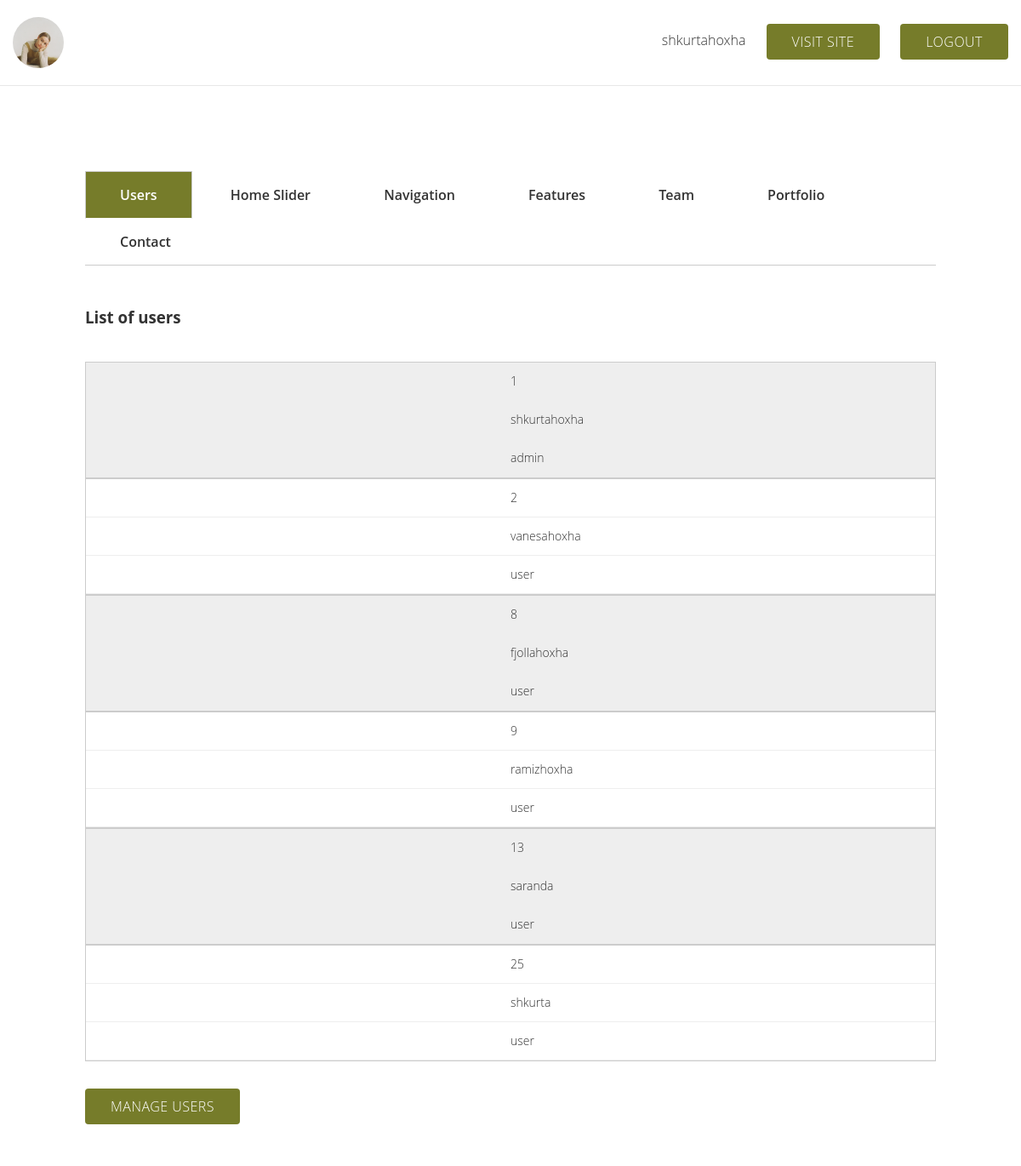
/dashboard.php (signed in), run on the app's committed database.
### tables this page shows
CREATE TABLE `users` (
  `id` int(11) NOT NULL,
  `username` varchar(50) NOT NULL,
  `password` varchar(255) NOT NULL,
  `role` enum('user','admin') NOT NULL,
  `created_at` datetime DEFAULT CURRENT_TIMESTAMP
);

### db/Dbconnect.php (called while the page is built)
<?php
class Dbconnect
{
    private $_localhost = 'localhost';
    private $_user = 'root';
    private $_password = '*Shkurta123*';
    private $_dbname = 'photography';
    protected $connection;
    public function __construct()
    {
        if (!isset($this->connection)) {
            $this->connection = new mysqli($this->_localhost, $this->_user, $this->_password, $this->_dbname);
        }
        else{
            echo "connection failed";
        }
        return $this->connection;
    }
}

### Crud.php (called while the page is built, shortened)
<?php
include_once('db/Dbconnect.php');
class Crud extends Dbconnect
{
    public function selectalldata($table)
    {
        $select = "SELECT * FROM $table";
        $select1 = $this->connection->query($select);
        return $select1;
    }
}
?>

### php/members.php (shortened to what this page needs)
<?php
if (isset($_SESSION['username']) && isset($_SESSION['id'])) {
    $crud= new crud();
    $result = $crud->selectalldata("users");
} else {
    header("Location: index.php");
} ?>
<?php if (mysqli_num_rows($result) > 0) { ?>
    <h1 class="display-4 fs-1">List of users</h1>
    <table class="table table-striped">
        <tbody>
        <?php
        while ($rows = mysqli_fetch_assoc($result)) { ?>
            <tr>
                <td><?= $rows['id'] ?></td>
                <td><?= $rows['username'] ?></td>
                <td><?= $rows['role'] ?></td>
            </tr>
            <?php $i++;
        } ?>
        </tbody>
    </table>
    <a href="users-list.php" class="btn">Manage users</a>
<?php } ?>

### assets/css/style.css (style rules this page uses)
body { margin: 0; font-family: 'Literata', serif; overflow-x: hidden; }
.btn { padding: 10px 30px; vertical-align: middle; background: #767c2a; color: white; text-decoration: none; border-radius: 4px; letter-spacing: 0.5px; transition: 0.3s ease-in; text-transform: uppercase; cursor: pointer; }
table { width: 750px; border-collapse: collapse; margin: 40px 0; }
tr:nth-of-type(odd) { background: #eee; }
td, th { padding: 10px; border: 1px solid #ccc; text-align: left; font-size: 16px; }
td { font-size: 14px; }
@media only screen and (max-width: 760px),
(min-device-width: 768px) and (max-device-width: 1024px) { table { width: 100%; } }
@media only screen and (max-width: 760px),
(min-device-width: 768px) and (max-device-width: 1024px) { table, thead, tbody, th, td, tr { display: block; } }
@media only screen and (max-width: 760px),
(min-device-width: 768px) and (max-device-width: 1024px) { tr { border: 1px solid #ccc; } }
@media only screen and (max-width: 760px),
(min-device-width: 768px) and (max-device-width: 1024px) { td { border: none; border-bottom: 1px solid #eee; position: relative; padding-left: 50%; } }
@media only screen and (max-width: 760px),
(min-device-width: 768px) and (max-device-width: 1024px) { td:before { position: absolute; top: 6px; left: 6px; width: 45%; padding-right: 10px; white-space: nowrap; content: attr(data-column); color: #000; font-weight: bold; } }
body { font: 16px/1.5em "Overpass", "Open Sans", Helvetica, sans-serif; color: #333; font-weight: 300; }

### data on the page
users: id "1", username "shkurtahoxha", role "admin"
users: id "2", username "vanesahoxha", role "user"
users: id "8", username "fjollahoxha", role "user"
users: id "9", username "ramizhoxha", role "user"
users: id "13", username "saranda", role "user"
users: id "25", username "shkurta", role "user"

### other printed values
$_SESSION['username'] "shkurtahoxha"
